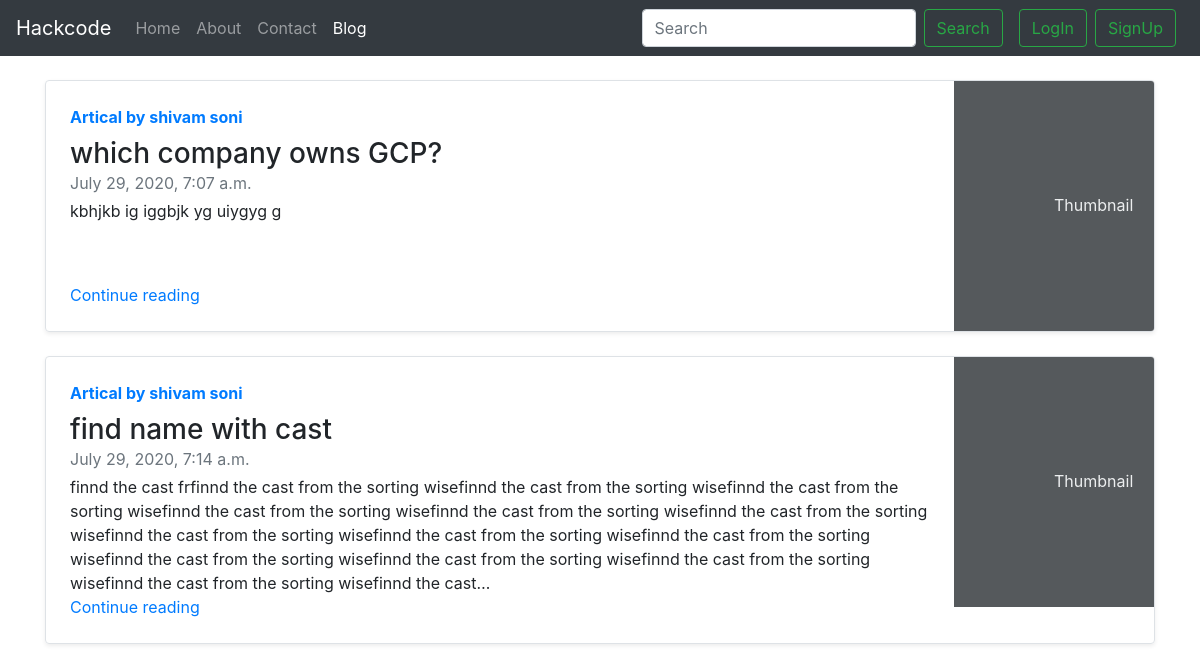
Screenshot of /blog/ with the database file from the repository.
### blog/models.py (models this page shows, shortened)
class Post(models.Model):
    sno = models.AutoField(primary_key=True)
    title = models.CharField(max_length=255)
    content = models.TextField()
    author = models.CharField(max_length=25)
    slug = models.CharField(max_length=130)
    time = models.DateTimeField(blank=True)

### blog/views.py (the view)
# urls.py: path('',views.blogHome,name="blogHome"),
def blogHome(request):
    allPost = Post.objects.all()
    context = {'allPost':allPost}
    return render(request,'blog/blogHome.html',context)

### templates/blog/blogHome.html (shortened to what this page needs)
{% extends 'base.html' %}
{% block blogactive  %}active{% endblock  %}
{% block body %}
<div class="container my-4">
{% for post in allPost %}
<div class="row no-gutters border rounded overflow-hidden flex-md-row mb-4 shadow-sm h-md-250 position-relative">
        <div class="col p-4 d-flex flex-column position-static">
          <strong class="d-inline-block mb-2 text-primary">Artical by {{post.author}}</strong>
          <h3 class="mb-0">{{post.title}}</h3>
          <div class="mb-1 text-muted">{{post.time}}</div>
          <p class="card-text mb-auto">{{post.content | truncatechars:500}}</p>
          <a href="/blog/{{post.slug}}" class="stretched-link">Continue reading</a>
        </div>
        <div class="col-auto d-none d-lg-block">
          <svg class="bd-placeholder-img" width="200" height="250" xmlns="http://www.w3.org/2000/svg" preserveAspectRatio="xMidYMid slice" focusable="false" role="img" aria-label="Placeholder: Thumbnail"><title>Placeholder</title><rect width="100%" height="100%" fill="#55595c"></rect><text x="50%" y="50%" fill="#eceeef" dy=".3em">Thumbnail</text></svg>
        </div>
      </div>
  {% endfor %}
</div>
{% endblock body %}

### rows the page displays
Post: author "shivam soni", title "which company owns GCP?", time "July 29, 2020, 7:07 a.m.", content "kbhjkb ig iggbjk yg uiygyg g"
Post: author "shivam soni", title "find name with cast", time "July 29, 2020, 7:14 a.m.", content "finnd the cast frfinnd the cast from the sorting wisefinnd the cast from the sorting wisefinnd the cast from the sorting wisefinnd the cast from the sorting wisefinnd the cast from the sorting wisefinnd the cast from the sorting wisefinnd the cast from the sorting wisefinnd the cast from the sorting wisefinnd the cast from the sorting wisefinnd the cast from the sorting wisefinnd the cast from the sorting wisefinnd the cast from the sorting wisefinnd the cast from the sorting wisefinnd the cast…"
